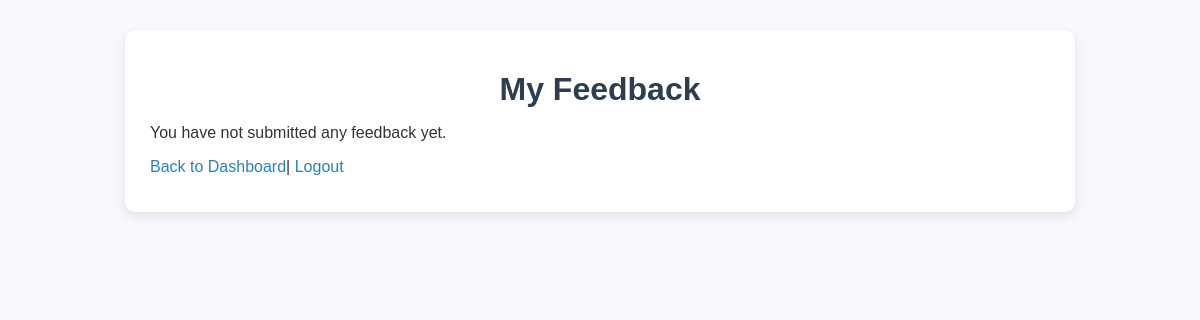
The app's page /my/feedback (signed in), older data.
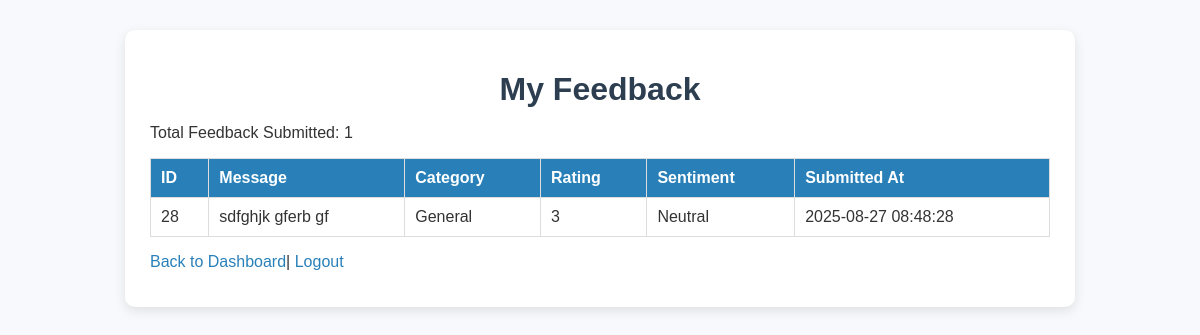
The same page, newer data.
### tables this page shows
CREATE TABLE feedback (
                    id INTEGER PRIMARY KEY AUTOINCREMENT,
                    name TEXT NOT NULL,
                    email TEXT NOT NULL,
                    message TEXT NOT NULL,
                    created_at TIMESTAMP DEFAULT CURRENT_TIMESTAMP
                , user_id INTEGER, category TEXT, rating INTEGER, sentiment TEXT);

### app.py (the view)
@app.route("/my/feedback")
@login_required
def my_feedback():
    conn = sqlite3.connect("feedback.db")
    c = conn.cursor()
    c.execute(
        "SELECT id, name, email, message, category, rating, sentiment, created_at FROM feedback WHERE user_id = ? ORDER BY created_at ASC",
        (session["user_id"],)
    )
    entries = c.fetchall()
    conn.close()
    total = len(entries)
    return render_template("my_feedback.html", entries=entries, total=total)

### app.py (called while the page is built)
def login_required(f):
    @wraps(f)
    def decorated_function(*args, **kwargs):
        if "user_id" not in session:
            flash("You must be logged in.")
            return redirect(url_for("login"))
        return f(*args, **kwargs)
    return decorated_function

### templates/my_feedback.html (shortened to what this page needs)
<!DOCTYPE html>
<html lang="en">
<head>
  <link rel="stylesheet" href="{{ url_for('static', filename='style.css') }}">
</head>
<body>
  <div class="container">
    <h1>My Feedback</h1>
    {% if total > 0 %}
            <p>Total Feedback Submitted: {{ total }}</p>
            <table border="1" cellpadding="5" cellspacing="0">
                <thead>
                    <tr>
                        <th>ID</th>
                        <th>Message</th>
                        <th>Category</th>
                        <th>Rating</th>
                        <th>Sentiment</th>
                        <th>Submitted At</th>
                    </tr>
                </thead>
                <tbody>
                    {% for entry in entries %}
                    <tr>
                        <td>{{ entry[0] }}</td>
                        <td>{{ entry[3] }}</td>
                        <td>{{ entry[4] }}</td>
                        <td>{{ entry[5] }}</td>
                        <td>{{ entry[6] }}</td>
                        <td>{{ entry[7] }}</td>
                    </tr>
                    {% endfor %}
                </tbody>
            </table>
        {% else %}
            <p>You have not submitted any feedback yet.</p>
        {% endif %}
        <p>
            <a href="{{ url_for('user_dashboard') }}">Back to Dashboard</a>|
            <a href="{{ url_for('logout') }}">Logout</a>
        </p>
    </div>
</body>
</html>

Row changes from the older to the newer data that the page shows:
added feedback: id "28", message "sdfghjk gferb gf", category "General", rating "3", sentiment "Neutral", created_at "2025-08-27 08:48:28"
Text that changed along with them:
{{ total }}: (not shown) → "1"
text no longer shown: "You have not submitted any feedback yet."
text now shown: "Total Feedback Submitted: ID Message Category Rating Sentiment Submitted At"
